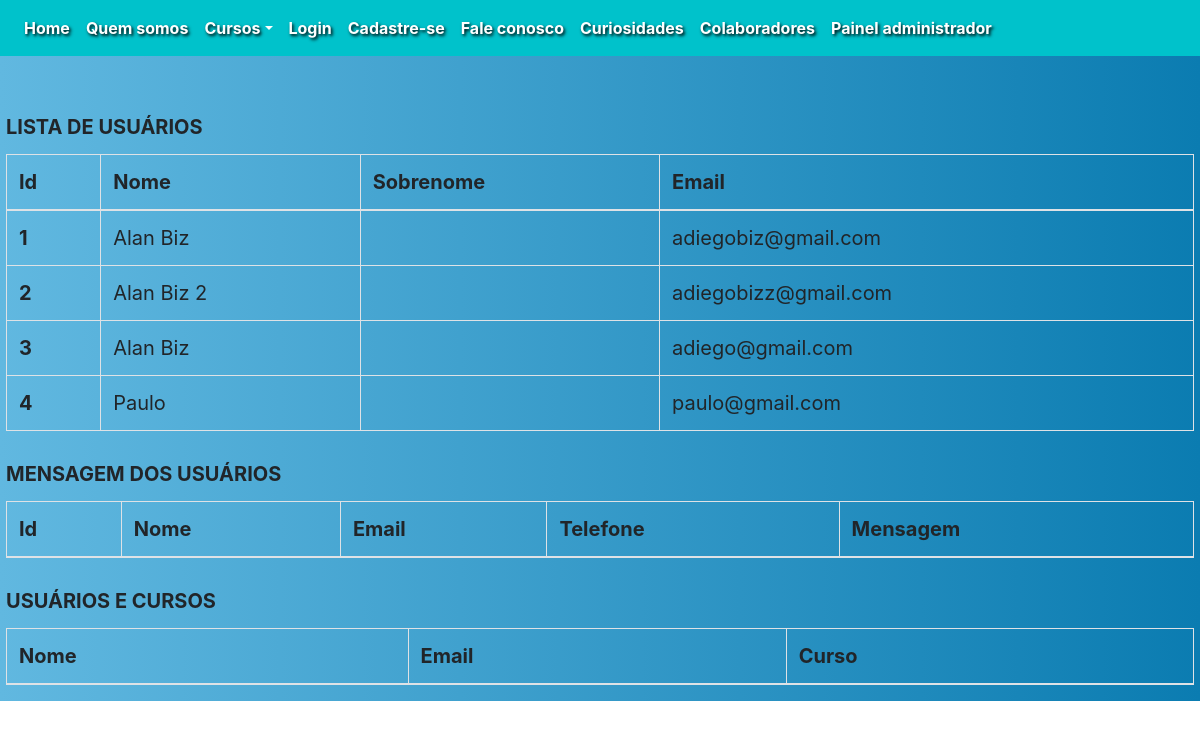
Page /Frontend/paineladm.php on the earlier database version.
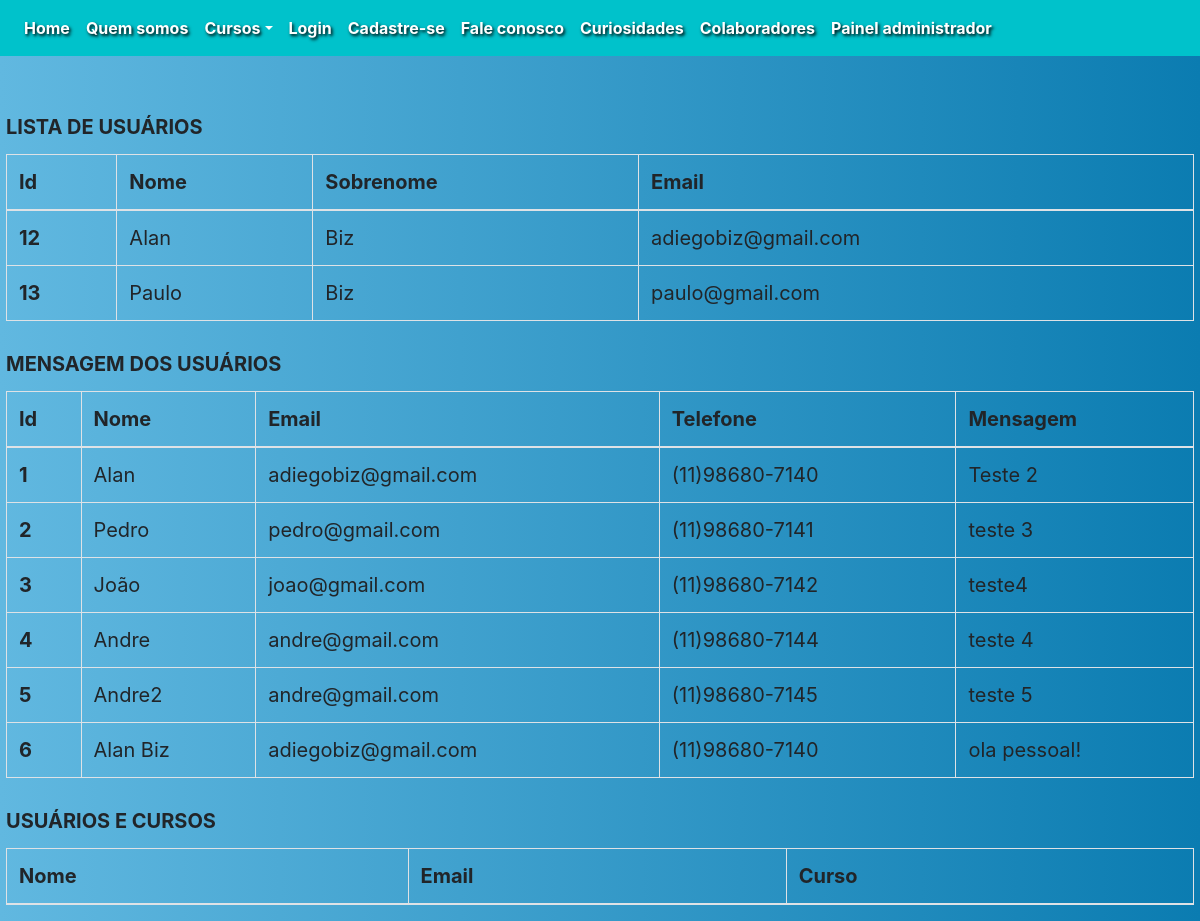
Same page on the later database version.
### tables this page shows
CREATE TABLE `usuarios` (
  `id` int(11) NOT NULL,
  `nome` varchar(100) NOT NULL,
  `sobrenome` varchar(150) DEFAULT NULL,
  `email` varchar(100) NOT NULL,
  `senha` varchar(40) NOT NULL
);

CREATE TABLE `registros` (
  `id` int(11) UNSIGNED NOT NULL,
  `nome` varchar(100) NOT NULL,
  `email` varchar(100) NOT NULL,
  `telefone` varchar(30) NOT NULL,
  `mensagem` varchar(250) NOT NULL
);

### Frontend/paineladm.php (the view, shortened to what this page needs)
<?php
    include_once '../Backend/conexao.php';
    $sel = "SELECT * FROM usuarios";
    $result = $conn->query($sel);
    $sel3 = "SELECT * FROM registros";
    $result3 = $conn->query($sel3);
?>
<!DOCTYPE html>
<html lang="pt-BR">
<head>
    <link rel="stylesheet" href="./Estilos/global.css">
    <link rel="stylesheet" href="./Estilos/home.css">
    <link rel="stylesheet" href="./Estilos/paineladm.css">
    <link rel="stylesheet" href="https://stackpath.bootstrapcdn.com/bootstrap/4.1.3/css/bootstrap.min.css">
</head>
<body>
    <main class="adm1" id="container">
        <section class="section-adm1">
            <div class="div-table-adm table-wrapper-scroll-y my-custom-scrollbar">
                <table class="table table-bordered table-hover ">
                    <caption><strong> LISTA DE USUÁRIOS</strong></caption>
                    <thead>
                        <tr>
                            <th scope="col">Id</th>
                            <th scope="col">Nome</th>
                            <th scope="col">Sobrenome</th>
                            <th scope="col">Email</th>
                        </tr>
                    </thead>
                    <tbody>
                        <?php if($result->num_rows > 0): ?>
                                    <?php while ($usuario = $result->fetch_assoc()): ?>
                                        <tr>
                                            <th scope="row"><?= $usuario['id']; ?></th>
                                            <td><?= $usuario['nome']; ?></td>
                                            <td><?= $usuario['sobrenome']; ?></td>
                                            <td><?= $usuario['email']; ?></td>
                                        </tr>
                                    <?php endwhile; ?>
                                    <?php else: ?>
                                        <div class="alert alert-primary" role="alert">
                                            Não existem usuários cadastrados
                                        </div>
                                <?php endif; ?>
                        </tbody>
                </table>
            </div>
            <div class="div-table-adm table-wrapper-scroll-y my-custom-scrollbar">
                <table class="table table-bordered table-hover display dataTable dtr-inline">
                    <caption><strong> MENSAGEM DOS USUÁRIOS	</strong></caption>
                    <thead>
                        <tr>
                            <th scope="col">Id</th>
                            <th scope="col">Nome</th>
                            <th scope="col">Email</th>
                            <th scope="col">Telefone</th>
                            <th scope="col">Mensagem</th>
                        </tr>
                    </thead>
                    <tbody>
                        <?php if($result->num_rows > 0): ?>
                                    <?php while ($msg = $result3->fetch_assoc()): ?>
                                        <tr>
                                            <th scope="row"><?= $msg['id']; ?></th>
                                            <td><?= $msg['nome']; ?></td>
                                            <td><?= $msg['email']; ?></td>
                                            <td><?= $msg['telefone']; ?></td>
                                            <td><?= $msg['mensagem']; ?></td>
                                        </tr>
                                    <?php endwhile; ?>
                                    <?php else: ?>
                                        <div class="alert alert-primary" role="alert">
                                            Não existem usuários cadastrados
                                        </div>
                                <?php endif; ?>
                        </tbody>
                </table>
            </div>
            <div class="div-table-adm table-wrapper-scroll-y my-custom-scrollbar">
                <table class="table table-bordered table-hover display dataTable dtr-inline">
                    <caption><strong> USUÁRIOS E CURSOS </strong></caption>
                    <thead>
                        <tr>
                            <th scope="col">Nome</th>
                            <th scope="col">Email</th>
                            <th scope="col">Curso</th>
                        </tr>
                    </thead>
                </table>
            </div>
        </section>
    </main>
</body>
</html>

Differences in the rows shown:
removed usuarios: id "1", nome "Alan Biz", email "adiegobiz@gmail.com"
removed usuarios: id "2", nome "Alan Biz 2", email "adiegobizz@gmail.com"
removed usuarios: id "3", nome "Alan Biz", email "adiego@gmail.com"
removed usuarios: id "4", nome "Paulo", email "paulo@gmail.com"
added usuarios: id "12", nome "Alan", sobrenome "Biz", email "adiegobiz@gmail.com"
added usuarios: id "13", nome "Paulo", sobrenome "Biz", email "paulo@gmail.com"
added registros: id "1", nome "Alan", email "adiegobiz@gmail.com", telefone "(11)98680-7140", mensagem "Teste 2"
added registros: id "2", nome "Pedro", email "pedro@gmail.com", telefone "(11)98680-7141", mensagem "teste 3"
added registros: id "3", nome "João", email "joao@gmail.com", telefone "(11)98680-7142", mensagem "teste4"
added registros: id "4", nome "Andre", email "andre@gmail.com", telefone "(11)98680-7144", mensagem "teste 4"
added registros: id "5", nome "Andre2", email "andre@gmail.com", telefone "(11)98680-7145", mensagem "teste 5"
added registros: id "6", nome "Alan Biz", email "adiegobiz@gmail.com", telefone "(11)98680-7140", mensagem "ola pessoal!"
